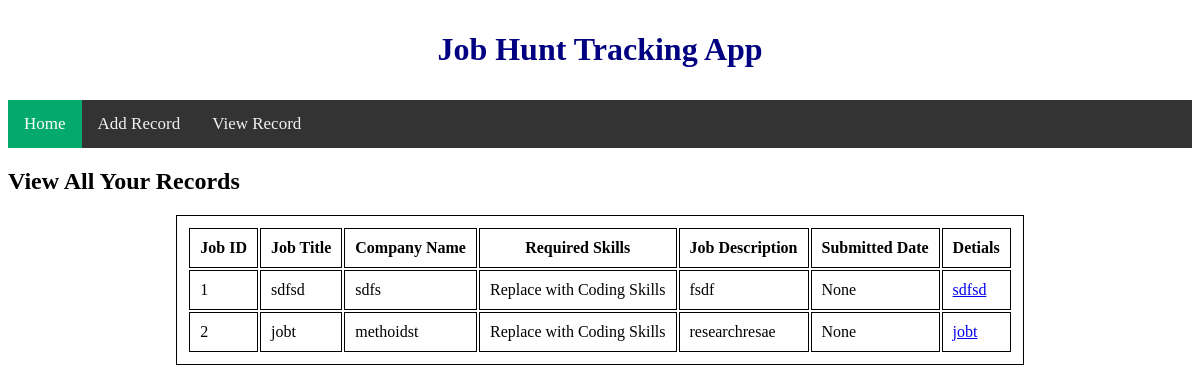
The app's page /showrecord/, older data.
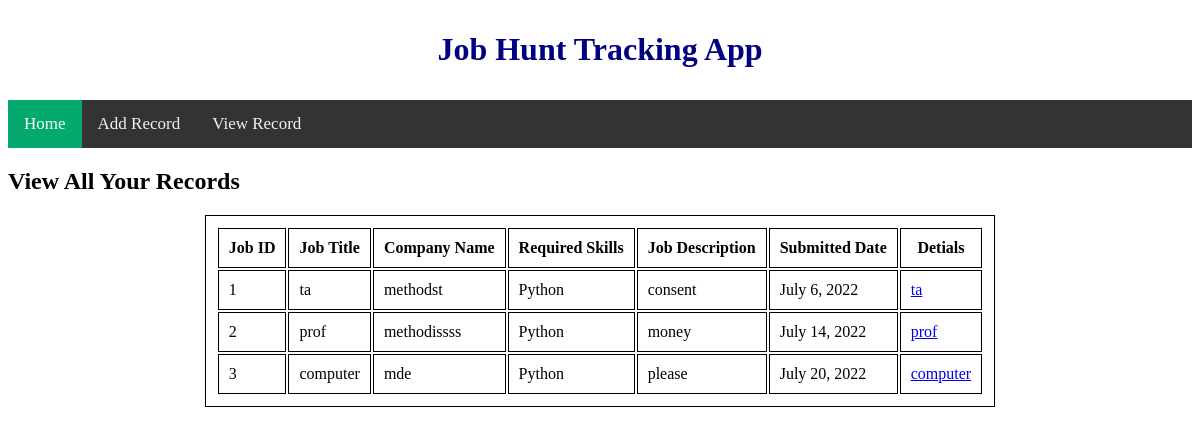
The same page, newer data.
### TrackJob/models.py (models this page shows)
class Job(models.Model):
    Job_Title = models.CharField(max_length=120) # required to have maxlength
    Company_Name = models.CharField(max_length=120)
    SkillType = [('Python', 'Python'), ('Java', 'Java'), ('SQL', 'SQL'), ('HTML', 'HTML/CSS'),('Other','Other') ]  # enum
    Required_Skills = models.CharField(blank=True, choices=SkillType, max_length=10)
    Job_Description = models.TextField()
    Submitted_Date = models.DateField()
    Note = models.TextField(blank=False, null=True)

### TrackJob/views.py (the view)
# urls.py: path('showrecord/',showrecord_view),
def showrecord_view(request,*args, **kwargs):
    queryset = Job.objects.all() #list of objects
    context = {
        "object_list": queryset
    }
    return render(request,"showrecordpage.html",context)

### templates/showrecordpage.html (shortened to what this page needs)
{% extends 'basepage.html' %}
{%  block content %}
<h2> View All Your Records</h2>
    <table>
    <tr>
        <th scope="col">Job ID</th>
        <th scope="col">Job Title</th>
        <th scope="col">Company Name</th>
        <th scope="col">Required Skills</th>
        <th scope="col">Job Description</th>
        <th scope="col">Submitted Date</th>
        <th scope="col">Detials</th>
    </tr>
    <Tbody>
        {%  for instance in object_list %}
            <tr>
                <td>{{ instance.id}}</td>
                <td>{{ instance.Job_Title }}</td>
                <td>{{ instance.Company_Name }}</td>
                <td>{{ instance.Required_Skills }}</td>
                <td>{{ instance.Job_Description }}</td>
                <td>{{ instance.Submitted_Date }}</td>
                <td><a href="{% url 'details' instance.id%}">{{instance.Job_Title}}</a>
                </td>
          </tr>
        {% endfor %}
    </Tbody>
    </table>
{% endblock %}

### templates/basepage.html (shortened to what this page needs)
<!DOCTYPE html>
<html lang="en">
<head>
</head>
<body>
 <h1>Job Hunt Tracking App</h1>
 {% include 'navbar.html'%}
{% block content %}{% endblock %}
</body>
</html>

### templates/navbar.html (shortened to what this page needs)
<nav>
<div class="topnav">
  <a class="active" href="/">Home</a>
  <a href="/jobadd/">Add Record</a>
  <a href="/showrecord/">View Record</a>
</div>
</nav>

### templates/navbar.html (style rules this page uses)
.topnav { background-color: #333; overflow: hidden; }
.topnav a { float: left; color: #f2f2f2; text-align: center; padding: 14px 16px; text-decoration: none; font-size: 17px; }
.topnav a.active { background-color: #04AA6D; color: white; }

### templates/showrecordpage.html (style rules this page uses)
table, th, td { border:1px solid black; margin-left: auto; margin-right: auto; padding:10px; }

### templates/basepage.html (style rules this page uses)
h1 { padding: 10px; color: navy; text-align: center; }

Row changes from the older to the newer data that the page shows:
changed Job id 1: Job_Title "sdfsd" → "ta"; Company_Name "sdfs" → "methodst"; Required_Skills "Replace with Coding Skills" → "Python"; Job_Description "fsdf" → "consent"; Submitted_Date "None" → "July 6, 2022"
changed Job id 2: Job_Title "jobt" → "prof"; Company_Name "methoidst" → "methodissss"; Required_Skills "Replace with Coding Skills" → "Python"; Job_Description "researchresae" → "money"; Submitted_Date "None" → "July 14, 2022"
added Job: id "3", Job_Title "computer", Company_Name "mde", Required_Skills "Python", Job_Description "please", Submitted_Date "July 20, 2022"
